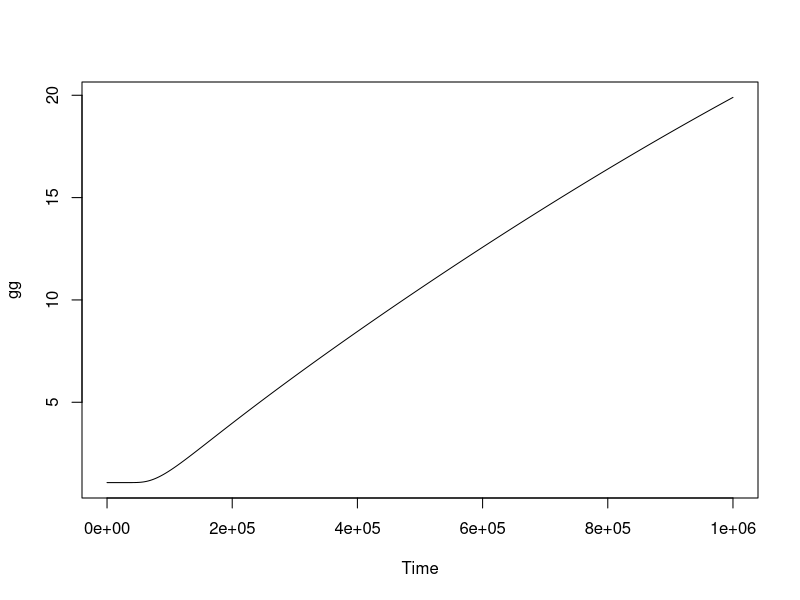

The R script that drew this image:
## Financial maths Sheet 6

d_1 <- function(u, v, K, r, sigma){
  (log(u/K) + (r + (sigma^2)/2))/(sigma * sqrt(v))
}


d_2 <- function(u, v, K, r, sigma){
  (log(u/K) + (r - (sigma^2)/2))/(sigma * sqrt(v))
}

Pi_t <- function(r, sigma, S_0, K, Time){
  S_0*pnorm(d_1(S_0, Time, K, r, sigma)) - K*exp(-1*r*Time)*pnorm(d_2(S_0, Time, K, r, sigma))
}

sigma <- (1:1000000)/1000000
gg <- Pi_t(0.16, sigma, 38, 40, 1/2)

ts.plot(gg)
which.min(abs(gg - 4.25))
sigma[which.min(abs(gg -4.25))]